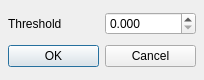
<ui version="4.0" >
 <author></author>
 <comment></comment>
 <exportmacro></exportmacro>
 <class>DetacherDialog</class>
 <widget class="QDialog" name="DetacherDialog" >
  <property name="geometry" >
   <rect>
    <x>0</x>
    <y>0</y>
    <width>204</width>
    <height>80</height>
   </rect>
  </property>
  <property name="sizePolicy" >
   <sizepolicy>
    <hsizetype>0</hsizetype>
    <vsizetype>0</vsizetype>
    <horstretch>0</horstretch>
    <verstretch>0</verstretch>
   </sizepolicy>
  </property>
  <property name="minimumSize" >
   <size>
    <width>200</width>
    <height>80</height>
   </size>
  </property>
  <property name="windowTitle" >
   <string>Dialog</string>
  </property>
  <property name="windowIcon" >
   <iconset>..\..\meshlab\images\eye16.png</iconset>
  </property>
  <layout class="QGridLayout" >
   <property name="margin" >
    <number>8</number>
   </property>
   <property name="spacing" >
    <number>6</number>
   </property>
   <item row="1" column="0" >
    <layout class="QHBoxLayout" >
     <property name="margin" >
      <number>0</number>
     </property>
     <property name="spacing" >
      <number>6</number>
     </property>
     <item>
      <widget class="QPushButton" name="okButton" >
       <property name="text" >
        <string>OK</string>
       </property>
      </widget>
     </item>
     <item>
      <widget class="QPushButton" name="cancelButton" >
       <property name="text" >
        <string>Cancel</string>
       </property>
      </widget>
     </item>
    </layout>
   </item>
   <item row="0" column="0" >
    <layout class="QHBoxLayout" >
     <property name="margin" >
      <number>0</number>
     </property>
     <property name="spacing" >
      <number>6</number>
     </property>
     <item>
      <widget class="QLabel" name="thresholdLBL" >
       <property name="text" >
        <string>Threshold</string>
       </property>
       <property name="buddy" >
        <cstring>thresholdSB</cstring>
       </property>
      </widget>
     </item>
     <item>
      <widget class="QDoubleSpinBox" name="thresholdSB" >
       <property name="decimals" >
        <number>3</number>
       </property>
       <property name="maximum" >
        <double>99.999</double>
       </property>
       <property name="singleStep" >
        <double>0.001</double>
       </property>
      </widget>
     </item>
    </layout>
   </item>
  </layout>
 </widget>
 <pixmapfunction></pixmapfunction>
 <tabstops>
  <tabstop>thresholdSB</tabstop>
  <tabstop>okButton</tabstop>
  <tabstop>cancelButton</tabstop>
 </tabstops>
 <resources/>
 <connections>
  <connection>
   <sender>okButton</sender>
   <signal>clicked()</signal>
   <receiver>DetacherDialog</receiver>
   <slot>accept()</slot>
   <hints>
    <hint type="sourcelabel" >
     <x>87</x>
     <y>57</y>
    </hint>
    <hint type="destinationlabel" >
     <x>170</x>
     <y>67</y>
    </hint>
   </hints>
  </connection>
  <connection>
   <sender>cancelButton</sender>
   <signal>clicked()</signal>
   <receiver>DetacherDialog</receiver>
   <slot>reject()</slot>
   <hints>
    <hint type="sourcelabel" >
     <x>165</x>
     <y>57</y>
    </hint>
    <hint type="destinationlabel" >
     <x>175</x>
     <y>67</y>
    </hint>
   </hints>
  </connection>
 </connections>
</ui>
